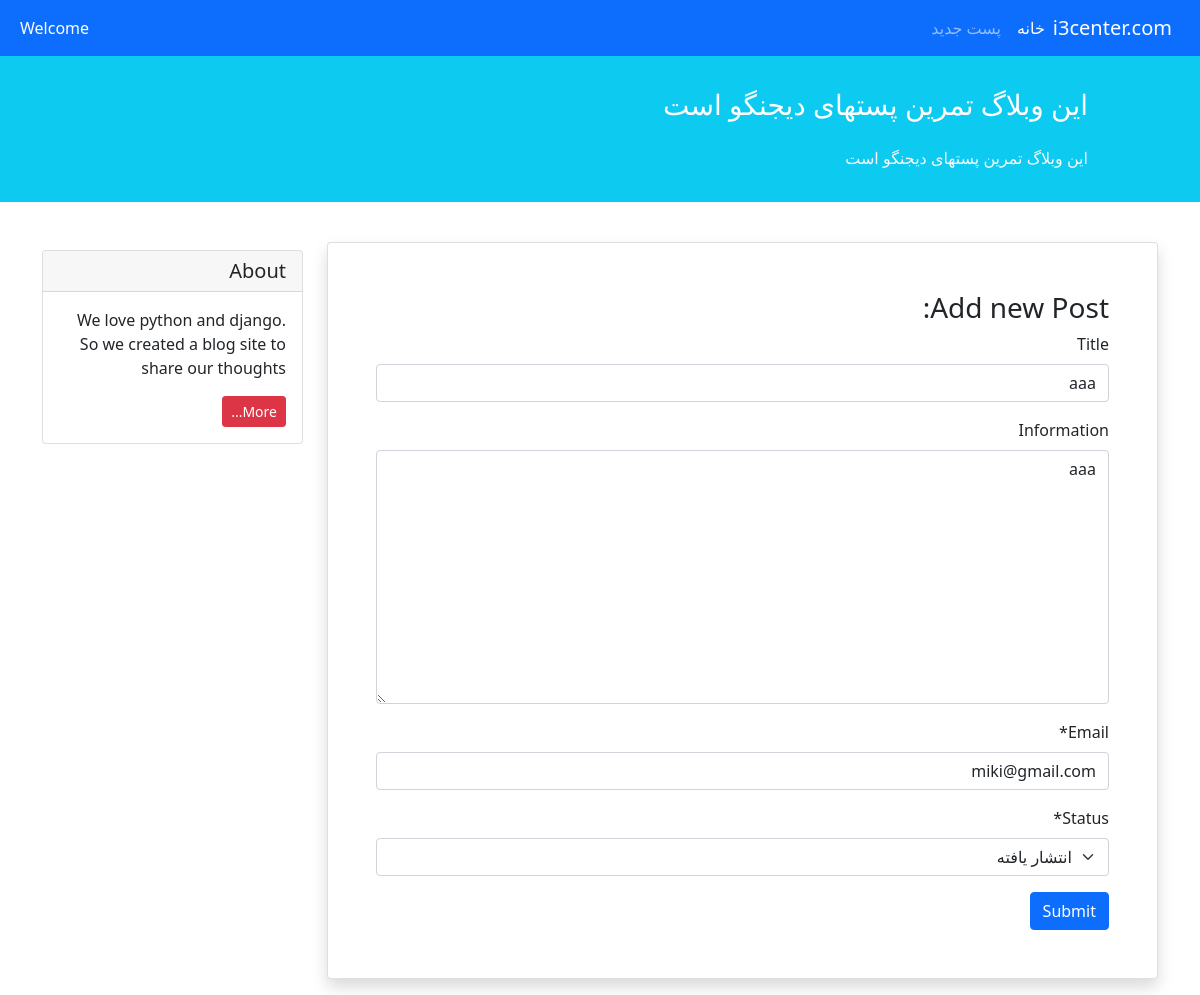
Screenshot of /update/6/ with the database file from the repository.
### home/models.py (models this page shows, shortened)
class Post(models.Model):
    STATUS =(
        ('pub' , 'انتشار یافته'),
        ('drf' , 'پیش نمایش'),
    )
    title = models.CharField(max_length=50,null=True,blank=True)
    information = models.TextField(max_length=500,null=True,blank=True)
    datetime_create = models.DateTimeField(auto_now_add=True)
    datetime_update = models.DateTimeField(auto_now=True)
    status = models.CharField(choices=STATUS , max_length=3)
    email = models.EmailField(max_length=50)

### home/views.py (the view)
# urls.py: path('update/<int:id>/' , views.update_post , name='update_post') ,
def update_post(request,id):
    post=get_object_or_404(Post, id=id)
    form = NewPostForm(request.POST or None,instance=post)
    if form.is_valid():
        form.save()
        return redirect('home:show')
    return render(request,'create_post.html',{'form':form})

### home/forms.py
class NewPostForm(forms.ModelForm):
    class Meta:
        model = Post
        fields = ['title', 'information', 'email', 'status']
    def __init__(self, *args, **kwargs):
        super().__init__(*args, **kwargs)
        self.helper = FormHelper()
        self.helper.form_method = 'post'
        self.helper.layout = Layout(
            FloatingField('title'),
            FloatingField('information'),
            FloatingField('email'),
            FloatingField('status'),
            Submit('submit', 'Submit')
        )

### templates/create_post.html (shortened to what this page needs)
{% extends '_base.html' %}
{% load crispy_forms_tags %}
{% block content %}
     <div class="card shadow my-3 p-5">
                <h3>Add new Post:</h3>
                <form method="POST">
                    {{ form|crispy }}
                    <button type="submit" class="btn btn-primary">Submit</button>
                </form>
            </div>
{% endblock %}

### rows the page displays
Post: title "aaa", information "aaa", email "miki@gmail.com", status "انتشار یافته"
